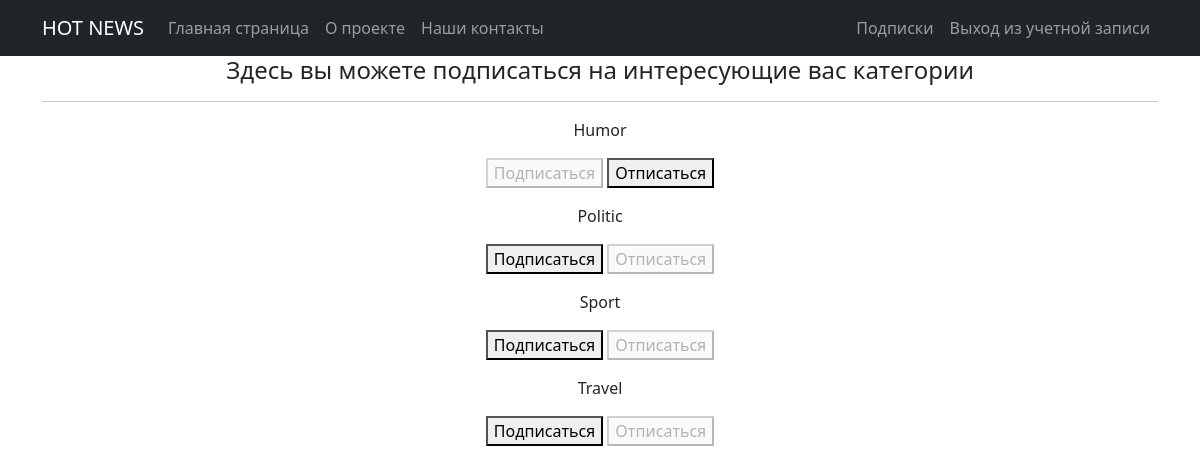
Page /subscriptions/ (signed in) on the committed database.
### news/models.py (models this page shows, shortened)
class Category(models.Model):
    name = models.CharField(max_length=32, unique=True)
    subscribers = models.ManyToManyField(User, blank=True, null=True, related_name='categories')

### news/views.py (the view, shortened to what this page needs)
# urls.py: path('subscriptions/', subscriptions, name='subscriptions'),
@login_required
@csrf_protect
def subscriptions(request):
    categories_with_subscriptions = Category.objects.annotate(
        user_subscribed=Exists(
            request.user.categories.filter(
                pk=OuterRef('pk'),
            )
        )
    ).order_by('name')
    return render(
        request,
        'subscriptions.html',
        {'categories': categories_with_subscriptions},
    )

### templates/subscriptions.html (shortened to what this page needs)
{% extends 'flatpages/default.html' %}
{% block content %}
   <h4>Здесь вы можете подписаться на интересующие вас категории</h4>
   <hr>
    {% for category in categories  %}
        <p>
            {{ category.name }}
            <form method="post">
                {% if not category.user_subscribed %}
                    <button name="action" value="subscribe">Подписаться</button>
                    <button disabled>Отписаться</button>
                {% else %}
                    <button disabled>Подписаться</button>
                    <button name="action" value="unsubscribe">Отписаться</button>
                {% endif %}
            </form>
        </p>
    {% endfor %}
{% endblock content %}

### rows in the picture
Category: name "Humor", shows "Подписаться"
Category: name "Politic", shows "Подписаться"
Category: name "Sport", shows "Подписаться"
Category: name "Travel", shows "Подписаться"
